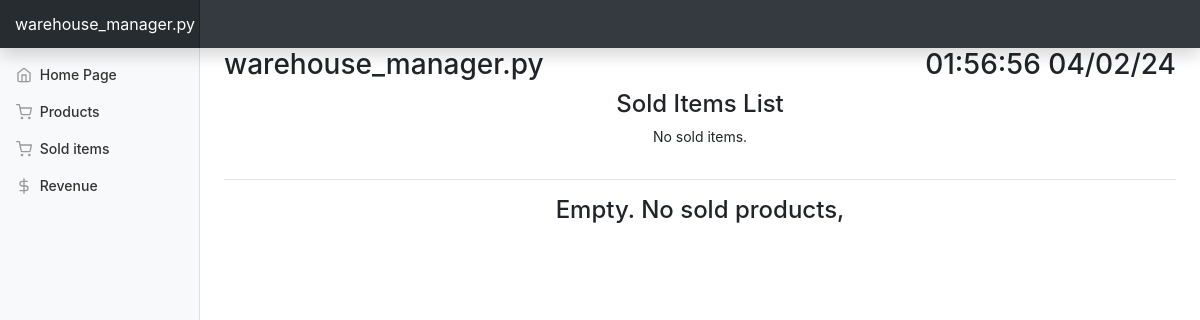
/sold, run on an earlier commit of the app's database.
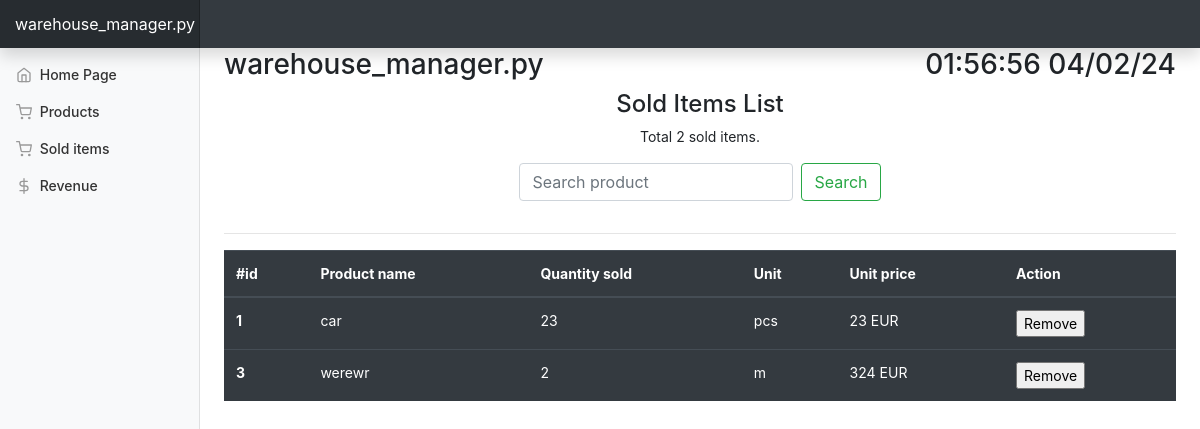
And on a later commit of the database.
### app/models.py (models this page shows, shortened)
class Item(db.Model):
    id = db.Column(db.Integer, primary_key=True)
    name = db.Column(db.String(100), index=True, unique=True)
    quantity_in_stock = db.Column(db.Integer, index=True)
    quantity_sold = db.Column(db.Integer, index=True)
    unit = db.Column(db.String(100), index=True)
    unit_price = db.Column(db.Integer, index=True)

### app/routes.py (the view)
@app.route('/sold', methods=["GET",])
def sold_list():
    global prev_path
    prev_path = request.path
    search_query = request.args.get('search')
    if search_query:
        items = Item.query.filter(Item.name.ilike(f"%{search_query}%"),
                                  Item.quantity_sold > 0).all()
        items_found_count = len(items)
        items_count = len(Item.query.filter(Item.quantity_sold > 0).all())
    else:
        items = Item.query.filter(Item.quantity_sold > 0).all()
        items_count = len(items)
        items_found_count = None
    sorted_items = sorted([item if item.quantity_in_stock > 0 else None for item in items],
                          key=lambda item: item.id)
    return render_template('sold_items_list.html',
                           date_and_time=get_current_time_and_date(),
                           items=sorted_items,
                           items_found_count=items_found_count,
                           items_count=items_count,
                           search_query=search_query if search_query else None
                           )

### app/utils.py (called while the page is built)
def get_current_time_and_date():
    date_and_time = datetime.datetime.now()
    return date_and_time.strftime("%X %x")

### app/templates/sold_items_list.html (shortened to what this page needs)
{% extends "base.html" %}
{% block content %}
<div>
  <div class="w-100 d-flex flex-column justify-content-center align-items-center">
    <h4>Sold Items List</h4>
    <p>{% if items_count == 0 %} No sold items.
      {%  elif items_count == 1 %} {{ items_count}} sold item.
      {%  else %} Total {{ items_count}} sold items.
      {% endif %}
    </p>
    {% if items %}
    <form class="form-inline mb-3" action="/sold" method="GET">
      <input class="form-control mr-sm-2" type="text" value="{% if search_query %}{{ search_query }}{% endif %}" placeholder="Search product" aria-label="Search product" name="search">
      <button class="btn btn-outline-success" type="submit">Search</button>
    </form>
    {% endif %}
  </div>
  <hr>
  <div class="table-responsive">
    {% if items %}
    <table class="table table-dark">
      <thead>
        <tr>
          <th scope="col">#id</th>
          <th scope="col">Product name</th>
          <th scope="col">Quantity sold</th>
          <th scope="col">Unit</th>
          <th scope="col">Unit price</th>
          <th scope="col">Action</th>
        </tr>
      </thead>
      <tbody>
        {% for item in items %}
          <tr>
            <th scope="row">{{ item.id }}</th>
            <td>{{ item.name }}</td>
            <td>{{ item.quantity_sold }}</td>
            <td>{{ item.unit }}</td>
            <td>{{ item.unit_price }} EUR</td>
            <td>
              <form method="POST" action="/remove/{{ item.name }}">
                <input type="submit" value="Remove">
              </form>
            </td>
          </tr>
          {% endfor %}
      </tbody>
    </table>
    {% else %}
    <div class="w-100 d-flex flex-column justify-content-center align-items-center">
      <h4>Empty. No sold products,</h4>
    </div>
  {% endif %}
  </div>
</div>
{% endblock %}

What changed in the data, as far as the page shows it:
now on this page (row edited): Item: id "1", name "car", quantity_sold "23", unit "pcs", unit_price "23"
now on this page (row edited): Item: id "3", name "werewr", quantity_sold "2", unit "m", unit_price "324"
Also different on the page:
{{ items_count }}: (not shown) → "2"
text no longer shown: "No sold items. Empty. No sold products,"
text now shown: "Total sold items. Search #id Product name Quantity sold Unit Unit price Action"
